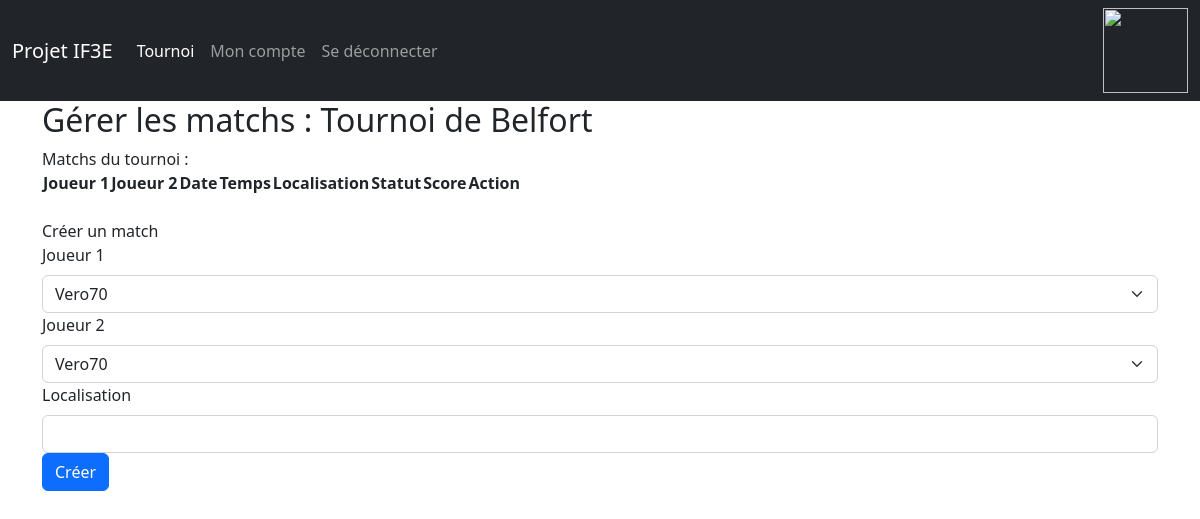
Before: /sources/view/manage_matchs.php?tournament_id=8 with the older database file.
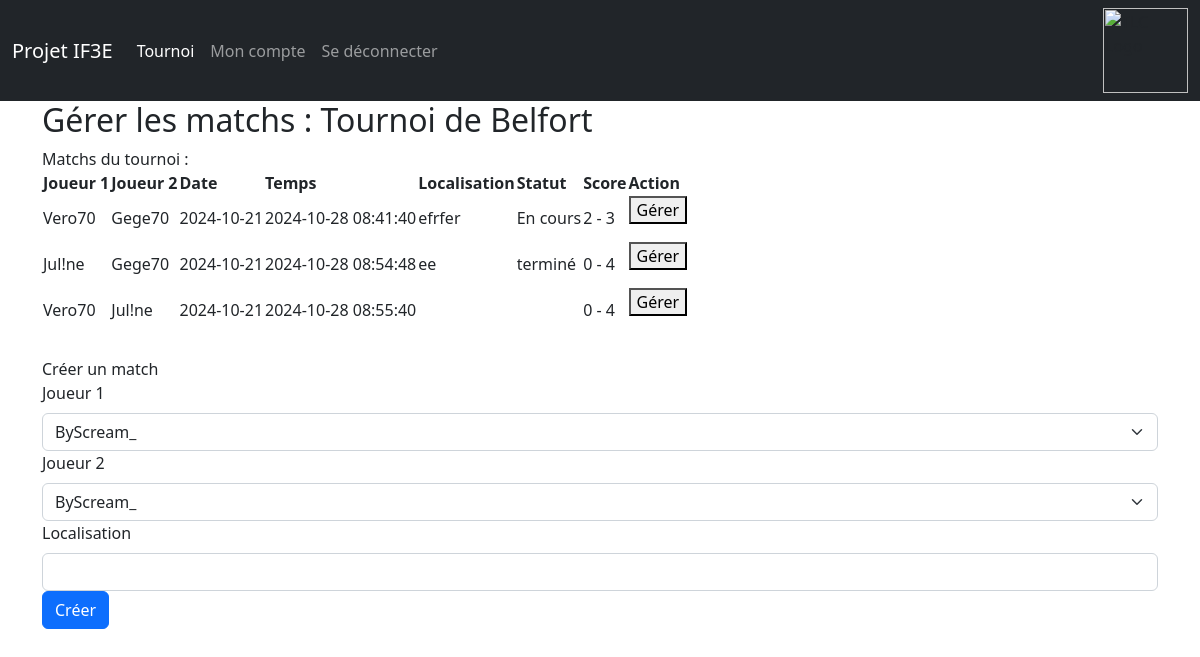
After: the same page with the newer database file.
### tables this page shows
CREATE TABLE `tournament` (
  `id` int(11) NOT NULL,
  `game_id` int(11) DEFAULT NULL,
  `name` varchar(256) NOT NULL,
  `number_of_players` int(11) NOT NULL,
  `match_rules` text NOT NULL,
  `owner` int(11) NOT NULL,
  `type` int(11) NOT NULL
);

CREATE TABLE `match_player` (
  `tournament_id` int(11) NOT NULL,
  `player1` int(11) NOT NULL,
  `player2` int(11) NOT NULL,
  `date` date NOT NULL,
  `time` timestamp NOT NULL DEFAULT current_timestamp() ON UPDATE current_timestamp(),
  `location` text NOT NULL,
  `progress` text NOT NULL,
  `score_player1` int(11) NOT NULL,
  `score_player2` int(11) NOT NULL
);

CREATE TABLE `users` (
  `id` int(11) NOT NULL,
  `email` varchar(256) NOT NULL,
  `password` text NOT NULL,
  `pseudo` text NOT NULL,
  `prenom` text NOT NULL,
  `nom` text NOT NULL,
  `phone_number` int(10) NOT NULL,
  `favourite_game_id` int(2) DEFAULT NULL,
  `date_of_birth` date DEFAULT current_timestamp(),
  `is_organizer` int(2) NOT NULL DEFAULT 0
);

### sources/view/manage_matchs.php (the view, shortened to what this page needs)
<?php
$id_tournament=$_GET["tournament_id"];
$bdd = new PDO("mysql:host=localhost;dbname=IF3E_Projet_B;charset=utf8", "root", "");
$req = $bdd->prepare("SELECT name, type FROM tournament WHERE id=?");
$req->execute([$id_tournament]);
$data = $req->fetch();
$name_tournoi = $data["name"];
$type_tournoi = $data["type"];
?>
<html lang="fr">
<head>
    <link href="https://cdn.jsdelivr.net/npm/bootstrap@5.2.3/dist/css/bootstrap.min.css" rel="stylesheet">
</head>
<body>
<nav class="navbar navbar-expand-lg navbar-dark bg-dark">
    <div class="container-fluid">
        <a class="navbar-brand" href="#">Projet IF3E</a>
        <div class="collapse navbar-collapse" id="navbarSupportedContent">
            <ul class="navbar-nav me-auto mb-2 mb-lg-0">
                <li class="nav-item">
                    <a class="nav-link active" aria-current="page">Tournoi</a>
                </li>
                <li class="nav-item">
                    <a class="nav-link" href="account.php">Mon compte</a>
                </li>
                <li class="nav-item">
                    <a class="nav-link" href="../controller/signout.php">Se déconnecter</a>
                </li>
            </ul>
            <ul class="navbar-nav">
                <li class="nav-item">
                    <img src="../images/logo_UTBM_blanc.png" width="85" id="logo" alt="TLC Logo" />
                </li>
            </ul>
        </div>
    </div>
</nav>
<div class="container">
    <h2>Gérer les matchs : <?php echo $name_tournoi ?></h2>
    Matchs du tournoi :
    <table>
        <tr>
            <?php if($type_tournoi=="0"){ ?>
                <th>Joueur 1</th>
                <th>Joueur 2</th>
            <?php } else {?>
                <th>Equipe 1</th>
                <th>Equipe 2</th>
            <?php } ?>
            <th>Date</th>
            <th>Temps</th>
            <th>Localisation</th>
            <th>Statut</th>
            <th>Score</th>
            <th>Action</th>
        </tr>
        <?php
        $bdd = new PDO("mysql:host=localhost;dbname=IF3E_Projet_B;charset=utf8", "root", "");
        if ($type_tournoi==0){
            $req = $bdd->prepare("SELECT player1, P1.pseudo AS pseudo1, player2, P2.pseudo AS pseudo2, date, time, location, progress, score_player1, score_player2 FROM match_player INNER JOIN users P1 ON P1.id=match_player.player1 INNER JOIN users P2 ON P2.id=match_player.player2 WHERE tournament_id = ?");
            $req->execute([$id_tournament]);
            while($data = $req->fetch()) {
                echo "<tr>";
                echo "<td>" . $data['pseudo1'] . "</td>";
                echo "<td>" . $data['pseudo2'] . "</td>";
                echo "<td>" . $data['date'] . "</td>";
                echo "<td>" . $data['time'] . "</td>";
                echo "<td>" . $data['location'] . "</td>";
                echo "<td>" . $data['progress'] . "</td>";
                echo "<td>" . $data['score_player1'] . " - " . $data['score_player2'] . "</td>";
                echo "<td>
                    <form method='POST'>
                    <button type='submit' formaction='../view/manage_match.php?type=$type_tournoi&tournament_id=$id_tournament&player1=" . $data['player1'] ."&player2=". $data['player2'] . "'>Gérer</button>
                    </form>
                </td>";
                echo "</tr>";
            }
        }
        ?>
    </table>
    <form method="post" action="../controller/create_match.php<?php echo '?type='.$type_tournoi.'&tournament_id='.$id_tournament ?>">
        <br>Créer un match<br>
        <?php if($type_tournoi==0){ ?>
            <label for="player1" class="form-label">Joueur 1</label>
            <select id="player1" name="player1" class="form-select">
                <?php
                $bdd = new PDO("mysql:host=localhost;dbname=IF3E_Projet_B;charset=utf8", "root", "");
                $req = $bdd->prepare("SELECT users.id, users.pseudo FROM tournament_players INNER JOIN users ON users.id=tournament_players.player WHERE tournament_id = ?");
                $req->execute([$id_tournament]);
                while($data = $req->fetch()) {
                    ?>
                    <option value="<?php echo $data["id"]?>"><?php echo $data["pseudo"]?></option>
                    <?php
                }
                ?>
            </select>
            <label for="player2" class="form-label">Joueur 2</label>
            <select id="player2" name="player2" class="form-select">
                <?php
                $bdd = new PDO("mysql:host=localhost;dbname=IF3E_Projet_B;charset=utf8", "root", "");
                $req = $bdd->prepare("SELECT users.id, users.pseudo FROM tournament_players INNER JOIN users ON users.id=tournament_players.player WHERE tournament_id = ?");
                $req->execute([$id_tournament]);
                while($data = $req->fetch()) {
                    ?>
                    <option value="<?php echo $data["id"]?>"><?php echo $data["pseudo"]?></option>
                    <?php
                }
                ?>
            </select>
        <?php }?>
        <label for='location' class='form-label'>Localisation</label>
        <input id='location' type='text' name='location' class='form-control'/>
        <div class="col-12">
            <button class="btn btn-primary" type="submit">Créer</button>
        </div>
    </form>
</div>
</body>
</html>

Changed rows visible on the page:
added match_player: player1.pseudo "Vero70", player2.pseudo "Gege70", date "2024-10-21", time "2024-10-28 08:41:40", location "efrfer", progress "En cours", score_player1 "2", score_player2 "3"
added match_player: player1.pseudo "Jul!ne", player2.pseudo "Gege70", date "2024-10-21", time "2024-10-28 08:54:48", location "ee", progress "terminé", score_player1 "0", score_player2 "4"
added match_player: player1.pseudo "Vero70", player2.pseudo "Jul!ne", date "2024-10-21", time "2024-10-28 08:55:40", score_player1 "0", score_player2 "4"
Other visible differences:
form field player1: "Vero70" → "ByScream_"
form field player2: "Vero70" → "ByScream_"
